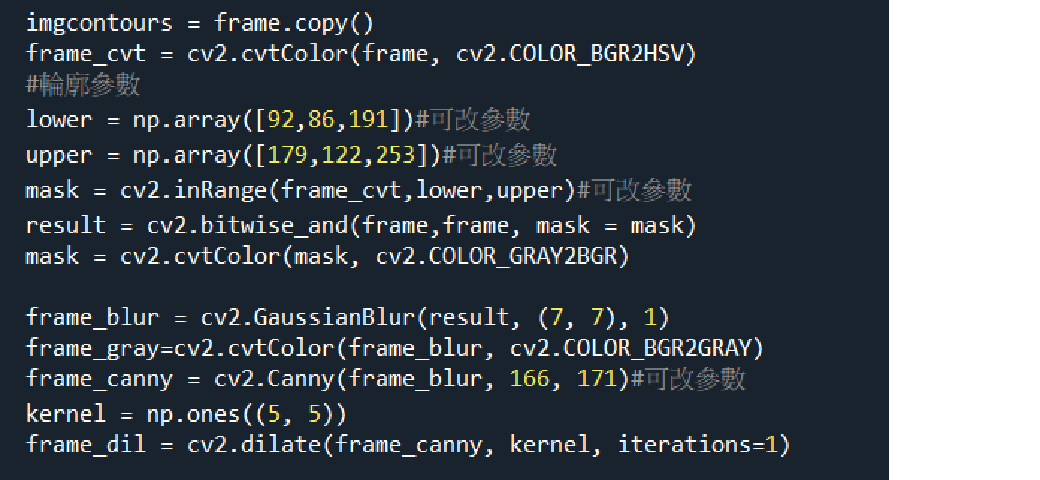
#> input picture 塗層.png, 1040 x 480 px, given in place of the camera
$ python maybe_a_perfect_laptop_camera_test.py
#> lines starting #> are read from the running program, lines starting #| are printed output that depends on the picture; after the words box and inside, x2 and y2 are one past the last pixel; in counts of white or black regions, pixels touching at a corner belong together
# -*- coding: utf-8 -*-
"""
Created on Fri Jul  8 14:09:58 2022

@author: User
"""
from djitellopy import Tello
import cv2
import numpy as np


######################################################################
width = 640  # WIDTH OF THE IMAGE
height = 480  # HEIGHT OF THE IMAGE
deadZone =100
######################################################################

startCounter =0

# CONNECT TO TELLO


########################

frameWidth = width
frameHeight = height
cap = cv2.VideoCapture(0)
cap.set(3, frameWidth)
cap.set(4, frameHeight)
cap.set(10,200)


global imgContour
global dir;
def empty(a):
    pass

cv2.namedWindow("HSV")
cv2.resizeWindow("HSV",640,240)
cv2.createTrackbar("HUE Min","HSV",20,179,empty)
cv2.createTrackbar("HUE Max","HSV",40,179,empty)
cv2.createTrackbar("SAT Min","HSV",148,255,empty)
cv2.createTrackbar("SAT Max","HSV",255,255,empty)
cv2.createTrackbar("VALUE Min","HSV",89,255,empty)
cv2.createTrackbar("VALUE Max","HSV",255,255,empty)

cv2.namedWindow("Parameters")
cv2.resizeWindow("Parameters",640,240)
cv2.createTrackbar("Threshold1","Parameters",166,255,empty)
cv2.createTrackbar("Threshold2","Parameters",171,255,empty)
cv2.createTrackbar("Area","Parameters",1750,30000,empty)


def stackImages(scale,imgArray):
    rows = len(imgArray)
    cols = len(imgArray[0])
    rowsAvailable = isinstance(imgArray[0], list)
    width = imgArray[0][0].shape[1]
    height = imgArray[0][0].shape[0]
    if rowsAvailable:
        for x in range ( 0, rows):
            for y in range(0, cols):
                if imgArray[x][y].shape[:2] == imgArray[0][0].shape [:2]:
                    imgArray[x][y] = cv2.resize(imgArray[x][y], (0, 0), None, scale, scale)
                else:
                    imgArray[x][y] = cv2.resize(imgArray[x][y], (imgArray[0][0].shape[1], imgArray[0][0].shape[0]), None, scale, scale)
                if len(imgArray[x][y].shape) == 2: imgArray[x][y]= cv2.cvtColor( imgArray[x][y], cv2.COLOR_GRAY2BGR)
        imageBlank = np.zeros((height, width, 3), np.uint8)
        hor = [imageBlank]*rows
        hor_con = [imageBlank]*rows
        for x in range(0, rows):
            hor[x] = np.hstack(imgArray[x])
        ver = np.vstack(hor)
    else:
        for x in range(0, rows):
            if imgArray[x].shape[:2] == imgArray[0].shape[:2]:
                imgArray[x] = cv2.resize(imgArray[x], (0, 0), None, scale, scale)
            else:
                imgArray[x] = cv2.resize(imgArray[x], (imgArray[0].shape[1], imgArray[0].shape[0]), None,scale, scale)
            if len(imgArray[x].shape) == 2: imgArray[x] = cv2.cvtColor(imgArray[x], cv2.COLOR_GRAY2BGR)
        hor= np.hstack(imgArray)
        ver = hor
    return ver

def getContours(img,imgContour):
    global dir
    contours, hierarchy = cv2.findContours(img, cv2.RETR_EXTERNAL, cv2.CHAIN_APPROX_NONE)
    for cnt in contours:
        area = cv2.contourArea(cnt)
        areaMin = cv2.getTrackbarPos("Area", "Parameters")
        if area > areaMin:
            cv2.drawContours(imgContour, cnt, -1, (255, 0, 255), 7)
            peri = cv2.arcLength(cnt, True)
            approx = cv2.approxPolyDP(cnt, 0.02 * peri, True)
            #print(len(approx))
            x , y , w, h = cv2.boundingRect(approx)
            cx = int(x + (w / 2))  # CENTER X OF THE OBJECT
            cy = int(y + (h / 2))  # CENTER X OF THE OBJECT

            if (cx <int(frameWidth/2)-deadZone):
                cv2.putText(imgContour, " GO LEFT " , (20, 50), cv2.FONT_HERSHEY_COMPLEX,1,(0, 0, 255), 3)
                cv2.rectangle(imgContour,(0,int(frameHeight/2-deadZone)),(int(frameWidth/2)-deadZone,int(frameHeight/2)+deadZone),(0,0,255),cv2.FILLED)
                dir = 1
            elif (cx > int(frameWidth / 2) + deadZone):
                cv2.putText(imgContour, " GO RIGHT ", (20, 50), cv2.FONT_HERSHEY_COMPLEX,1,(0, 0, 255), 3)
                cv2.rectangle(imgContour,(int(frameWidth/2+deadZone),int(frameHeight/2-deadZone)),(frameWidth,int(frameHeight/2)+deadZone),(0,0,255),cv2.FILLED)
                dir = 2
            elif (cy < int(frameHeight / 2) - deadZone):
                cv2.putText(imgContour, " GO UP ", (20, 50), cv2.FONT_HERSHEY_COMPLEX,1,(0, 0, 255), 3)
                cv2.rectangle(imgContour,(int(frameWidth/2-deadZone),0),(int(frameWidth/2+deadZone),int(frameHeight/2)-deadZone),(0,0,255),cv2.FILLED)
                dir = 3
            elif (cy > int(frameHeight / 2) + deadZone):
                cv2.putText(imgContour, " GO DOWN ", (20, 50), cv2.FONT_HERSHEY_COMPLEX, 1,(0, 0, 255), 3)
                cv2.rectangle(imgContour,(int(frameWidth/2-deadZone),int(frameHeight/2)+deadZone),(int(frameWidth/2+deadZone),frameHeight),(0,0,255),cv2.FILLED)
                dir = 4
            else: dir=0

            cv2.line(imgContour, (int(frameWidth/2),int(frameHeight/2)), (cx,cy),(0, 0, 255), 3)
            cv2.rectangle(imgContour, (x, y), (x + w, y + h), (0, 255, 0), 5)
            cv2.putText(imgContour, "Points: " + str(len(approx)), (x + w + 20, y + 20), cv2.FONT_HERSHEY_COMPLEX, .7,(0, 255, 0), 2)
            cv2.putText(imgContour, "Area: " + str(int(area)), (x + w + 20, y + 45), cv2.FONT_HERSHEY_COMPLEX, 0.7,(0, 255, 0), 2)
            cv2.putText(imgContour, " " + str(int(x)) + " " + str(int(y)), (x - 20, y - 45), cv2.FONT_HERSHEY_COMPLEX,0.7,(0, 255, 0), 2)
        else: dir=0

def display(img):
    cv2.line(img,(int(frameWidth/2)-deadZone,0),(int(frameWidth/2)-deadZone,frameHeight),(255,255,0),3)
    cv2.line(img,(int(frameWidth/2)+deadZone,0),(int(frameWidth/2)+deadZone,frameHeight),(255,255,0),3)
    cv2.circle(img,(int(frameWidth/2),int(frameHeight/2)),5,(0,0,255),5)#做中心點
    cv2.line(img, (0,int(frameHeight / 2) - deadZone), (frameWidth,int(frameHeight / 2) - deadZone), (255, 255, 0), 3)
    cv2.line(img, (0, int(frameHeight / 2) + deadZone), (frameWidth, int(frameHeight / 2) + deadZone), (255, 255, 0), 3)

while True:

    # GET THE IMAGE FROM TELLO
    ret,frame_read = cap.read()
#> frame_read is the input picture: shape (480, 1040, 3); mean B, G, R 86.6, 79.3, 71.4
    if ret:

        img = cv2.resize(frame_read, (width, height))#作處理用
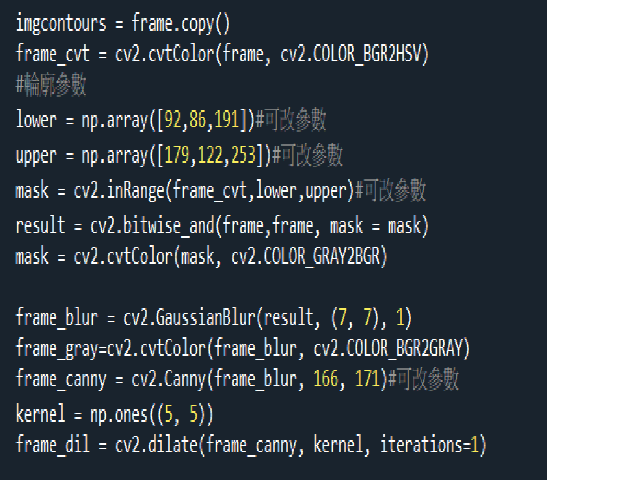
#> img: shape (480, 640, 3); mean B, G, R 86.7, 79.3, 71.4
        imgContour = img.copy()#複製輸出用
        imgHsv = cv2.cvtColor(img, cv2.COLOR_BGR2HSV)
#> imgHsv: shape (480, 640, 3); mean H, S, V 85.4, 95.8, 90.3
        #輪廓參數客製化
        h_min = cv2.getTrackbarPos("HUE Min","HSV")
        h_max = cv2.getTrackbarPos("HUE Max", "HSV")
        s_min = cv2.getTrackbarPos("SAT Min", "HSV")
        s_max = cv2.getTrackbarPos("SAT Max", "HSV")
        v_min = cv2.getTrackbarPos("VALUE Min", "HSV")
        v_max = cv2.getTrackbarPos("VALUE Max", "HSV")

        #輪廓參數
        lower = np.array([h_min,s_min,v_min])
        upper = np.array([h_max,s_max,v_max])
        mask = cv2.inRange(imgHsv,lower,upper)
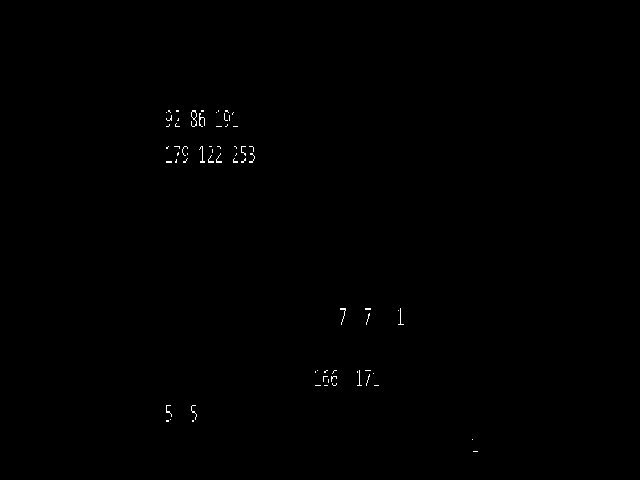
#> mask: shape (480, 640); 0.2% white in thin lines or dots, all inside (x1, y1, x2, y2) = (166, 110, 478, 452)
        result = cv2.bitwise_and(img,img, mask = mask)
        mask = cv2.cvtColor(mask, cv2.COLOR_GRAY2BGR)

        imgBlur = cv2.GaussianBlur(result, (7, 7), 1)
        imgGray = cv2.cvtColor(imgBlur, cv2.COLOR_BGR2GRAY)
        threshold1 = cv2.getTrackbarPos("Threshold1", "Parameters")
        threshold2 = cv2.getTrackbarPos("Threshold2", "Parameters")
        imgCanny = cv2.Canny(imgGray, threshold1, threshold2)
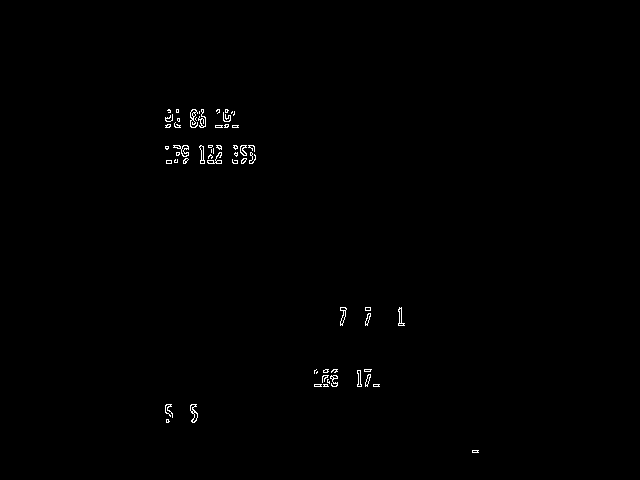
#> imgCanny: shape (480, 640); 0.43% white in thin lines or dots, all inside (x1, y1, x2, y2) = (165, 109, 479, 453)
        kernel = np.ones((5, 5))
        imgDil = cv2.dilate(imgCanny, kernel, iterations=1)
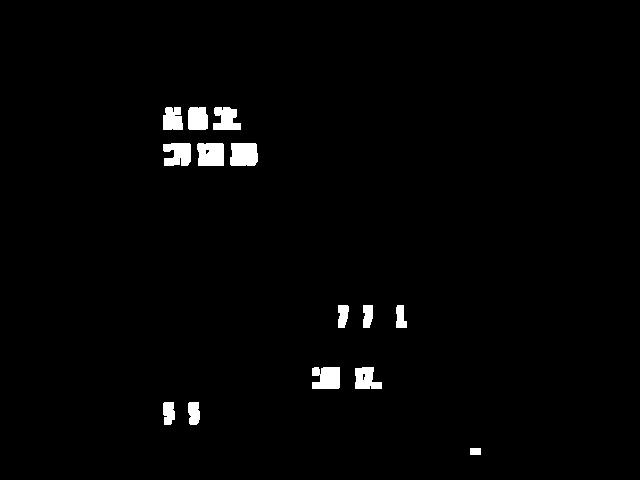
#> imgDil: shape (480, 640); 1.7% white; 14 white regions
        getContours(imgDil, imgContour)
#> in getContours, `contours, hierarchy = cv2.findContours(img, cv2.RETR_EXTERNAL, cv2.CHA..`: contours = 14 contours; largest, box (x1, y1, x2, y2) and area: (230, 143, 258, 166) 555, (197, 143, 224, 166) 548, (312, 367, 340, 389) 492, (163, 143, 191, 166) 469, (213, 107, 241, 130) 415
#> in getContours, `area = cv2.contourArea(cnt)`: area = 60
        display(imgContour)
#> in display, `cv2.line(img, (0, int(frameHeight / 2) + deadZone), (frameWidth, int(f..`:
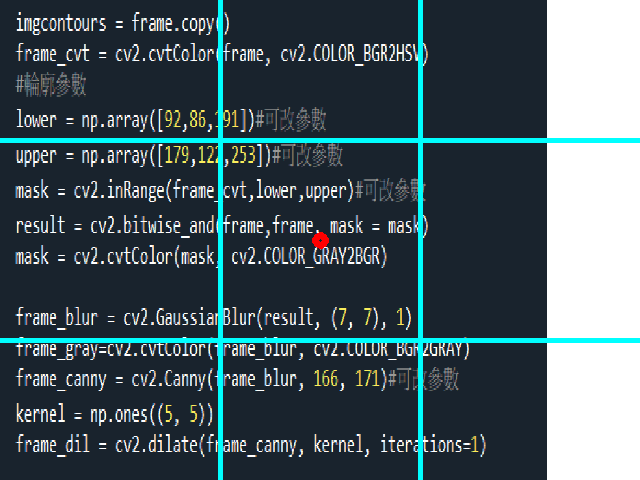
#> img: shape (480, 640, 3); mean B, G, R 93.3, 86.2, 69.5

    ################# FLIGHT

        stack = stackImages(0.9, ([img, result], [imgDil, imgContour]))
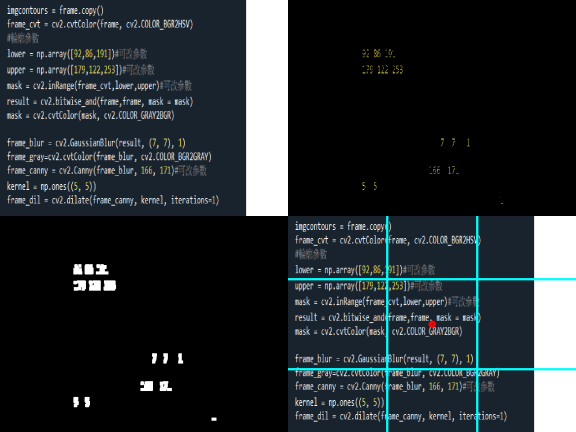
#> stack: shape (864, 1152, 3) (shown at 1/2 size); mean B, G, R 46.1, 42.6, 36.4
        cv2.imshow('Horizontal Stacking', stack)

        if cv2.waitKey(1) & 0xFF == ord('q'):
#> (key q is pressed here)
            cv2.destroyAllWindows()
            break

$ run again, on 輪廓辨別.png
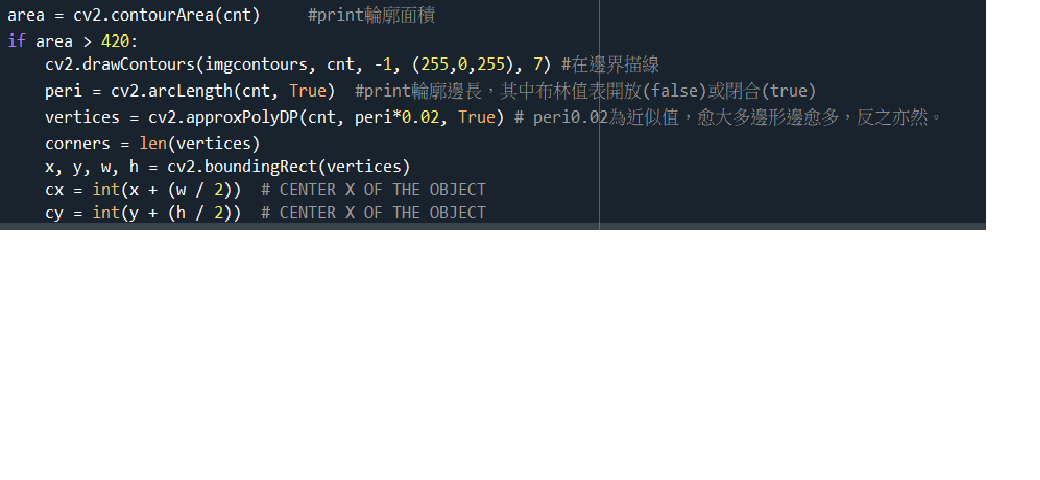
#> input picture 輪廓辨別.png, 1040 x 480 px, given in place of the camera
#> frame_read is the input picture: shape (480, 1040, 3); mean B, G, R 163.8, 159.8, 155.7
#> imgHsv: shape (480, 640, 3); mean H, S, V 45.9, 49.5, 165
#> `mask = cv2.inRange(imgHsv,lower,upper)`:
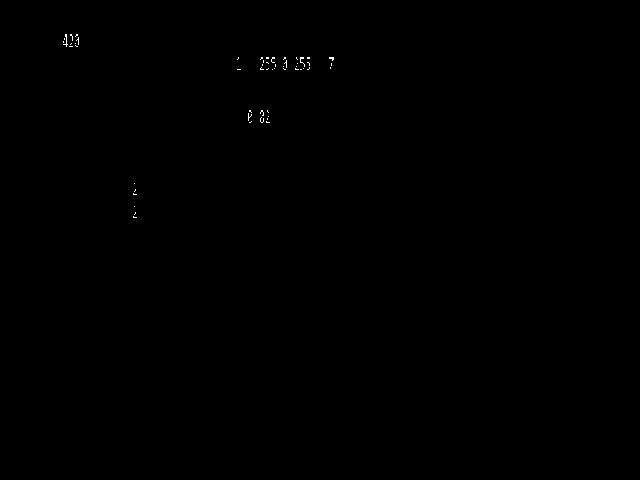
#> mask: shape (480, 640); 0.09% white in thin lines or dots, all inside (x1, y1, x2, y2) = (63, 34, 334, 218)
#> imgCanny: shape (480, 640); 0.18% white in thin lines or dots, all inside (x1, y1, x2, y2) = (62, 33, 335, 219)
#> imgDil: shape (480, 640); 0.73% white; 11 white regions
#> contours = 11 contours; largest, box (x1, y1, x2, y2) and area: (60, 31, 82, 50) 344, (292, 54, 313, 73) 331, (257, 54, 279, 73) 323, (257, 107, 273, 126) 243, (245, 107, 255, 126) 147
#> area = 89.5
#> `stack = stackImages(0.9, ([img, result], [imgDil, imgContour]))`:
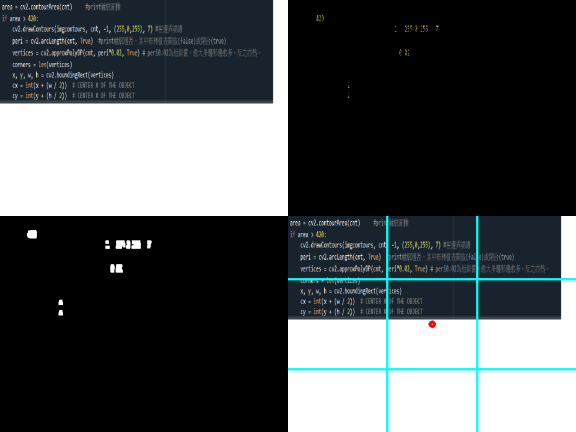
#> stack: shape (864, 1152, 3) (shown at 1/2 size); mean B, G, R 83.2, 81.3, 77
